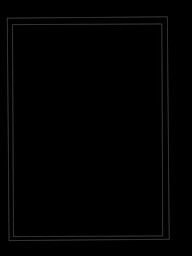
#> input picture debug/contour_candidates.png, 192 x 256 px, shrunk from 3040 x 4056 before the run, given in place of 2024_03_22___03_41_50.jpg, which was not available
$ python test02.py   (older library calls are emulated)
#> lines starting #> are read from the running program, lines starting #| are printed output that depends on the picture; after the words box and inside, x2 and y2 are one past the last pixel; in counts of white or black regions, pixels touching at a corner belong together; pictures that were not available may be replaced by others from this repository, and a replacement may not be noted
#> further down, image is the input picture: shape (256, 192, 3); min 0, max 63, mean 1.7
import cv2
import numpy as np
import matplotlib.pyplot as plt
import os

path_debug = './debug'

def imgradient(img, sobel):
    sobelx = cv2.Sobel(img, cv2.CV_64F, 1, 0, ksize=sobel)
    sobely = cv2.Sobel(img, cv2.CV_64F, 0, 1, ksize=sobel)
    return np.sqrt(np.multiply(sobelx, sobelx) + np.multiply(sobely, sobely))

def distance(pt1, pt2):
    return np.sqrt((pt1[0] - pt2[0]) ** 2 + (pt1[1] - pt2[1]) ** 2)


def rotateImage(image, angle, nocrop=False):
    dt = image.dtype

    # handling case of color and grayscale images
    if len(image.shape) == 2:
        color = False
    elif len(image.shape) == 3 and image.shape[2] == 3:
        color = True
    else:
        raise Exception("Incorrect image shape for rotateImage")
    h = image.shape[0]
    w = image.shape[1]

    # compute the rotation matrix based on the desired angle
    if nocrop:
        diag = np.sqrt(w ** 2 + h ** 2).astype(np.uint64)
        if color:
            img2 = np.zeros((diag, diag, 3))
        else:
            img2 = np.zeros((diag, diag))
        img2[int(diag / 2 - h / 2):int(diag / 2 + h / 2), int(diag / 2 - w / 2):int(diag / 2 + w / 2)] = image
        image = img2.copy()
        resulting_shape = (diag, diag)
        rot_mat = cv2.getRotationMatrix2D((int(diag / 2), int(diag / 2)), angle * 180 / np.pi, 1.0)
    else:
        resulting_shape = (w, h)
        image_center = tuple(np.array([w, h]) / 2)
        rot_mat = cv2.getRotationMatrix2D(image_center, angle * 180 / np.pi, 1.0)

    # apply rotation matrix
    if color:
        result0 = cv2.warpAffine(image[:, :, 0], rot_mat, resulting_shape, flags=cv2.INTER_LINEAR)
        result1 = cv2.warpAffine(image[:, :, 1], rot_mat, resulting_shape, flags=cv2.INTER_LINEAR)
        result2 = cv2.warpAffine(image[:, :, 2], rot_mat, resulting_shape, flags=cv2.INTER_LINEAR)
        result = np.zeros(image.shape)
        result[:, :, 0] = result0
        result[:, :, 1] = result1
        result[:, :, 2] = result2
    else:
        result = cv2.warpAffine(image, rot_mat, resulting_shape, flags=cv2.INTER_LINEAR)
    return result.astype(dt)


# 获取卡片
def find_card_in_img(im, debug=False):
#> called with debug = True
    im_shape = im.shape[:2]
#> im_shape = (256, 192)
    im_area = im_shape[0] * im_shape[1]
#> im_area = 49152
    im_orig = im.copy()
    im = cv2.cvtColor(im, cv2.COLOR_BGR2GRAY).astype(np.uint8)
    im = cv2.GaussianBlur(im, ksize=(0, 0), sigmaX=2)
    im_grad = imgradient(im, 3).astype(np.uint8)
#> in imgradient, `sobely = cv2.Sobel(img, cv2.CV_64F, 0, 1, ksize=sobel)`:
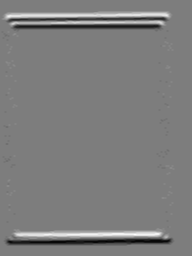
#> sobely: shape (256, 192) float64; min -30, max 31, mean 0; drawn with min black and max white
    _, im_grad_th = cv2.threshold(im_grad, 15, 255, cv2.THRESH_OTSU)
#> im_grad_th: shape (256, 192); 16% white; 2 white regions, box (x1, y1, x2, y2) and area: (3, 12, 174, 245) 7741, (166, 66, 168, 151) 104
    im_grad_th = im_grad_th.astype(np.uint8)
    kernel = cv2.getStructuringElement(cv2.MORPH_RECT, (5, 5))
    im_grad_th = cv2.morphologyEx(im_grad_th, cv2.MORPH_CLOSE, kernel)
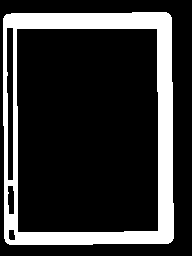
#> im_grad_th: shape (256, 192); 19.9% white; 1 white region
    min_shape = 0.05 * im_area
#> min_shape = 2457.6
    real_card_ratio = 0.72

    if debug:
        path_debug = './debug'
        cv2.imwrite(os.path.join(path_debug, "im_grad_th.jpg"), im_grad_th)

    contours, _ = cv2.findContours(im_grad_th, cv2.RETR_EXTERNAL, cv2.CHAIN_APPROX_SIMPLE)
#> contours = 1 contour; box (x1, y1, x2, y2) and area: (3, 12, 174, 245) 38808
    im_contour_candidates = np.zeros((im.shape[0], im.shape[1])).astype(np.uint8)
    card_contours = []
    for contour in contours:
        rect = cv2.minAreaRect(contour)
        box = cv2.boxPoints(rect).astype(int)
        area_box = cv2.contourArea(box)

        if area_box >= min_shape:
            L1 = distance(box[0], box[1])
            L2 = distance(box[1], box[2])
            ratio = min(L1 / L2, L2 / L1)
            if real_card_ratio - 0.05 <= ratio <= real_card_ratio + 0.05:
                card_contours.append(contour)
#> this loop made 1 pass
#> (rect, box, area_box, L1, L2, ratio) on pass 1: (((87.7, 128.2), (169.3, 231.7), -0.474), [[3, 244], [2, 13], [171, 11], [173, 243]], 39241.5, 231, 169, 0.732)
#> after the loop, card_contours has the same summary as contours

    if debug and card_contours:
        im_grad_th_color = cv2.cvtColor(im_grad_th, cv2.COLOR_GRAY2BGR)
#> im_grad_th_color: shape (256, 192, 3); 19.9% white; 1 white region, box (x1, y1, x2, y2) and area: (3, 12, 174, 245) 9774
        for contour in card_contours:
            rect = cv2.minAreaRect(contour)
            box = cv2.boxPoints(rect).astype(int)
            cv2.drawContours(im_grad_th_color, [box], -1, (255, 0, 255), 2)
#> this loop made 1 pass
#> (rect, box) on pass 1: (((87.7, 128.2), (169.3, 231.7), -0.474), [[3, 244], [2, 13], [171, 11], [173, 243]])
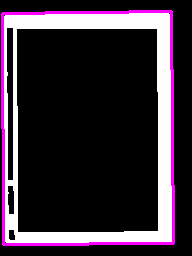
#> im_grad_th_color: shape (256, 192, 3); mean B, G, R 57.2, 44.7, 57.2
        cv2.imwrite(os.path.join(path_debug, "contours_debug.png"), im_grad_th_color)

    if len(card_contours) >= 1:
        ratios = []
        boxes = []
        angles = []
        for contour in card_contours:
            rect = cv2.minAreaRect(contour)
            angle = rect[-1]
            box = cv2.boxPoints(rect).astype(int)
            L1 = distance(box[0], box[1])
            L2 = distance(box[1], box[2])
            ratio = min(L1 / L2, L2 / L1)
            if real_card_ratio - 0.05 <= ratio <= real_card_ratio + 0.05:
                ratios.append(ratio)
                boxes.append(box)
                angles.append(angle)
#> this loop made 1 pass
#> (rect, angle, box, L1, L2, ratio) on pass 1: (((87.7, 128.2), (169.3, 231.7), -0.474), -0.474, [[3, 244], [2, 13], [171, 11], [173, 243]], 231, 169, 0.732)
#> after the loop, angles = [-0.474]; boxes = [[[3, 244], [2, 13], [171, 11], [173, 243]]]; ratios = [0.732]

        real_card_ratio_list = [real_card_ratio] * len(ratios)
#> real_card_ratio_list = [0.72]
        closest_index = np.argmin(np.abs(np.array(ratios) - np.array(real_card_ratio_list)))
#> closest_index = 0
        contour = card_contours[closest_index]
#> contour = contour of 34 points, box (x1, y1, x2, y2) (3, 12, 174, 245), area 38808
        angle = angles[closest_index]
        box = boxes[closest_index]
    elif len(card_contours) == 1:
        contour = card_contours[0]
        rect = cv2.minAreaRect(contour)
        angle = rect[-1]
        box = cv2.boxPoints(rect).astype(int)
    else:
        return None, None

    im_contour = np.zeros((im.shape[0], im.shape[1])).astype(np.uint8)
    cv2.drawContours(im_contour, [box], -1, 255, 2)
#> im_contour: shape (256, 192); 4.9% white; 1 white region, box (x1, y1, x2, y2) and area: (1, 10, 175, 246) 2404

    if debug:
        cv2.imwrite(os.path.join(path_debug, "contour.png"), im_contour)

    cv2.fillPoly(im_contour, pts=[contour], color=255)
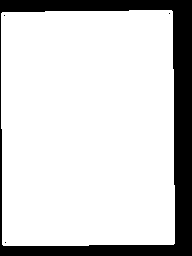
#> im_contour: shape (256, 192); 82.3% white; 4 black regions (3 under 20 px), largest, box (x1, y1, x2, y2) and area: (0, 0, 192, 256) 8701
    im_card = cv2.bitwise_and(im_orig, im_orig, mask=im_contour)

    if debug:
        cv2.imwrite(os.path.join(path_debug, "detected_card.png"), im_card)

    rotated_im = rotateImage(im_card, +(angle + 90) / 180 * np.pi, nocrop=True)
#> in rotateImage, `img2[int(diag / 2 - h / 2):int(diag / 2 + h / 2), int(diag / 2 - w / 2..`:
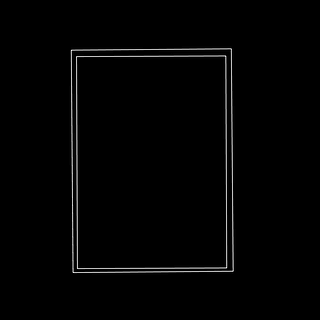
#> img2: shape (320, 320, 3) float64; min 0, max 63, mean 0.8; drawn with min black and max white
#> in rotateImage, `rot_mat = cv2.getRotationMatrix2D((int(diag / 2), int(diag / 2)), angl..`: rot_mat = [[0.00826, 1, -1.32], [-1, 0.00826, 318.7]]
    rotated_mask = rotateImage(im_contour, +(angle + 90) / 180 * np.pi, nocrop=True)
#> call 2 of rotateImage, with angle = 1.56, nocrop = True
#> in rotateImage (call 2), `img2[int(diag / 2 - h / 2):int(diag / 2 + h / 2), int(diag / 2 - w / 2..`: img2: shape (320, 320) float64; 39.5% white; 1 white region
#> in rotateImage (call 2), `result = cv2.warpAffine(image, rot_mat, resulting_shape, flags=cv2.INT..`:
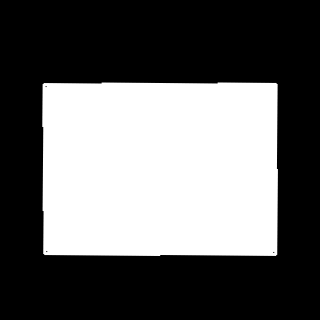
#> result: shape (320, 320) float64; min 0, max 255, mean 100.7
    contour, _ = cv2.findContours(rotated_mask, cv2.RETR_EXTERNAL, cv2.CHAIN_APPROX_SIMPLE)
#> contour = 1 contour; box (x1, y1, x2, y2) and area: (42, 82, 278, 256) 40449
    rect = cv2.boundingRect(contour[0])
#> rect = (42, 82, 236, 174)
    im_card_isol = rotated_im[rect[1]:rect[1] + rect[3], rect[0]:rect[0] + rect[2]]

    if debug:
        cv2.imwrite(os.path.join(path_debug, "rotated_card.png"), rotated_im)
        cv2.imwrite(os.path.join(path_debug, "isolated_card.png"), im_card_isol)

    return im_card_isol, box


# [14 lines of commented-out code are left out]


image = cv2.imread(r"C:\Code\ML\Image\angle_data\test\img\2024_03_22___03_41_50.jpg")
isolated_card, card_box = find_card_in_img(image,True)
#> card_box = [[3, 244], [2, 13], [171, 11], [173, 243]]
corrected_card = cv2.rotate(isolated_card, cv2.ROTATE_180)
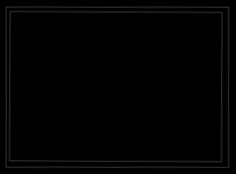
#> corrected_card: shape (174, 236, 3); min 0, max 49, mean 2
cv2.imwrite('path_to_save_image.jpg', corrected_card)
# plt.imshow(cv2.cvtColor(corrected_card, cv2.COLOR_BGR2RGB))
# plt.axis('off')  # Hide axes
# plt.show()
